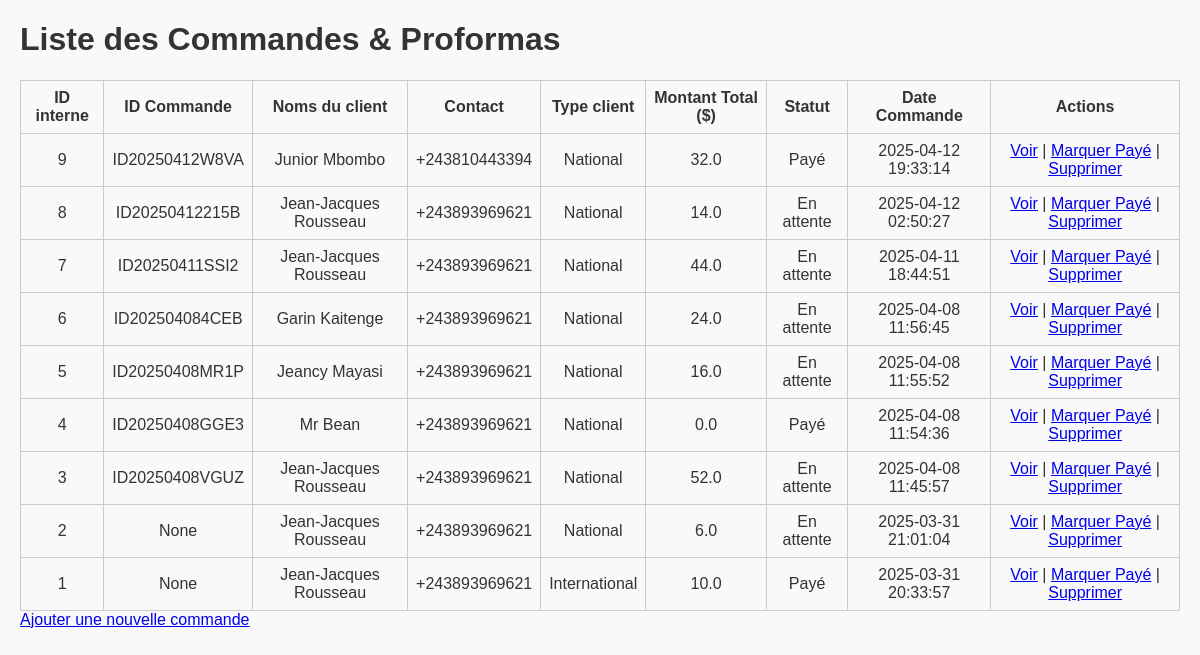
The app's page /commandes/liste with its own data.
### tables this page shows
CREATE TABLE proformas (
            id INTEGER PRIMARY KEY AUTOINCREMENT,
            nom_client TEXT,
            contact TEXT,
            type_client TEXT,
            produits TEXT,
            montant_total REAL,
            mode_livraison TEXT,
            frais_livraison REAL,
            observations TEXT,
            date_commande TEXT,
            date_generation TEXT,
            date_expiration TEXT,
            statut TEXT,
            chemin_fichier TEXT
        , id_commande TEXT);

### routes/commandes_routes.py (the view)
@commandes_bp.route("/liste")
def liste_commandes():
    conn = sqlite3.connect(DB_NAME)
    c = conn.cursor()
    c.execute('''
        SELECT
            id,
            id_commande,
            nom_client,
            contact,
            type_client,
            produits,
            montant_total,
            mode_livraison,
            frais_livraison,
            observations,
            date_commande,
            date_generation,
            date_expiration,
            statut,
            chemin_fichier
        FROM proformas
        ORDER BY id DESC
    ''')
    commandes = c.fetchall()
    conn.close()
    return render_template("commandes_liste.html", commandes=commandes)

### templates/commandes_liste.html (shortened to what this page needs)
<!DOCTYPE html>
<html lang="fr">
<head>
  <link rel="stylesheet" href="{{ url_for('static', filename='style.css') }}">
</head>
<body>
  <h1>Liste des Commandes & Proformas</h1>
  <table border="1" cellpadding="5">
    <tr>
      <th>ID interne</th>
      <th>ID Commande</th>
      <th>Noms du client</th>
      <th>Contact</th>
      <th>Type client</th>
      <th>Montant Total ($)</th>
      <th>Statut</th>
      <th>Date Commande</th>
      <th>Actions</th>
    </tr>
    {% for row in commandes %}
    <tr>
      <td>{{ row[0] }}</td>
      <td>{{ row[1] }}</td>
      <td>{{ row[2] }}</td>
      <td>{{ row[3] }}</td>
      <td>{{ row[4] }}</td>
      <td>{{ row[6] }}</td>
      <td>{{ row[13] }}</td>
      <td>{{ row[10] }}</td>
      <td>
        <a href="{{ url_for('commandes.view_proforma', proforma_id=row[0]) }}">Voir</a> |
        <a href="{{ url_for('commandes.changer_statut', proforma_id=row[0], nouveau_statut='Payé') }}">Marquer Payé</a> |
        <a href="{{ url_for('commandes.delete_commande', proforma_id=row[0]) }}" onclick="return confirm('Supprimer ?');">Supprimer</a>
      </td>
    </tr>
    {% endfor %}
  </table>
  <a href="{{ url_for('commandes.nouvelle_commande') }}">Ajouter une nouvelle commande</a>
</body>
</html>

### static/style.css (style rules this page uses)
body { font-family: Arial, sans-serif; margin: 20px; background: #f9f9f9; color: #333; }
table { width: 100%; border-collapse: collapse; margin-top: 10px; }
th, td { border: 1px solid #ccc; padding: 8px; text-align: center; }

### records on screen
proformas: id "9", id_commande "ID20250412W8VA", nom_client "Junior Mbombo", contact "+243810443394", type_client "National", montant_total "32.0", statut "Payé", date_commande "2025-04-12 19:33:14"
proformas: id "8", id_commande "ID20250412215B", nom_client "Jean-Jacques Rousseau", contact "+243893969621", type_client "National", montant_total "14.0", statut "En attente", date_commande "2025-04-12 02:50:27"
proformas: id "7", id_commande "ID20250411SSI2", nom_client "Jean-Jacques Rousseau", contact "+243893969621", type_client "National", montant_total "44.0", statut "En attente", date_commande "2025-04-11 18:44:51"
proformas: id "6", id_commande "ID202504084CEB", nom_client "Garin Kaitenge", contact "+243893969621", type_client "National", montant_total "24.0", statut "En attente", date_commande "2025-04-08 11:56:45"
proformas: id "5", id_commande "ID20250408MR1P", nom_client "Jeancy Mayasi", contact "+243893969621", type_client "National", montant_total "16.0", statut "En attente", date_commande "2025-04-08 11:55:52"
proformas: id "4", id_commande "ID20250408GGE3", nom_client "Mr Bean", contact "+243893969621", type_client "National", montant_total "0.0", statut "Payé", date_commande "2025-04-08 11:54:36"
proformas: id "3", id_commande "ID20250408VGUZ", nom_client "Jean-Jacques Rousseau", contact "+243893969621", type_client "National", montant_total "52.0", statut "En attente", date_commande "2025-04-08 11:45:57"
proformas: id "2", row "None", nom_client "Jean-Jacques Rousseau", contact "+243893969621", type_client "National", montant_total "6.0", statut "En attente", date_commande "2025-03-31 21:01:04"
proformas: id "1", row "None", nom_client "Jean-Jacques Rousseau", contact "+243893969621", type_client "International", montant_total "10.0", statut "Payé", date_commande "2025-03-31 20:33:57"
